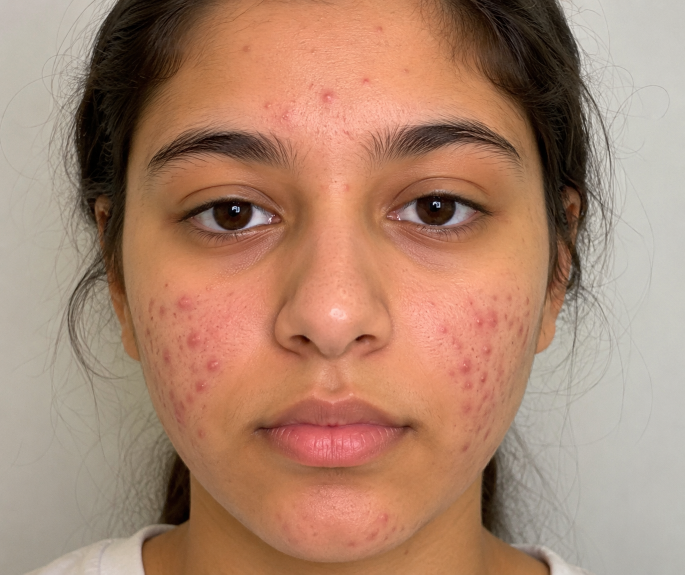
#> input picture face.jpg, 1369 x 1149 px (shown at 1/2 size)
$ python -i skin_analysis.py   (imports and definitions only)
#> lines starting #> are read from the running program, lines starting #| are printed output that depends on the picture; after the words box and inside, x2 and y2 are one past the last pixel; in counts of white or black regions, pixels touching at a corner belong together
import cv2
import numpy as np
import os
import uuid

RESULT_FOLDER = 'results'
# [1 line not run here, left out]

def analyze_skin(image_path):
    """
    ENHANCED skin analysis with:
    - Better acne detection
    - Redness detection
    - Oily skin assessment
    - Dark spot detection
    - Dynamic recommendations based on actual findings
    """
#> called with image_path = 'face.jpg'
    try:
        image = cv2.imread(image_path)
#> image is the input picture: shape (1149, 1369, 3); mean B, G, R 111.1, 132.9, 170.5
        if image is None:
            print(f"Cannot read image: {image_path}")
            return None

        original = image.copy()
        H, W = image.shape[:2]
#> H = 1149; W = 1369

        # ── Face Detection ──────────────────────────────
        gray = cv2.cvtColor(image, cv2.COLOR_BGR2GRAY)
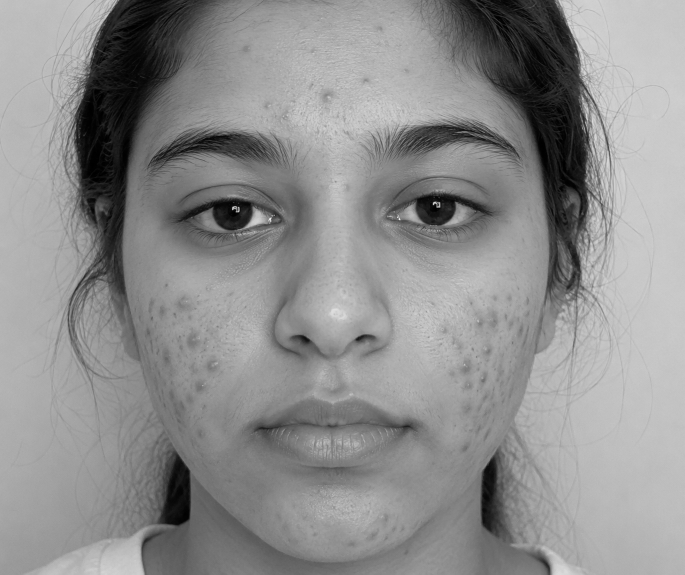
#> gray: shape (1149, 1369) (shown at 1/2 size); min 0, max 251, mean 141.6
        cascade_path = cv2.data.haarcascades + 'haarcascade_frontalface_default.xml'
        face_cascade = cv2.CascadeClassifier(cascade_path)
        faces = face_cascade.detectMultiScale(gray, scaleFactor=1.1, minNeighbors=4, minSize=(60,60))
#> faces = [[183, 66, 961, 961]]

        if len(faces) > 0:
            faces = sorted(faces, key=lambda f: f[2]*f[3], reverse=True)
            x, y, w, h = faces[0]
#> x = 183; y = 66; w = 961; h = 961
            pad = 15
            x1 = max(0, x - pad);  y1 = max(0, y - pad)
#> after `x1 = max(0, x - pad)`: x1 = 168
#> after `y1 = max(0, y - pad)`: y1 = 51
            x2 = min(W, x+w+pad);  y2 = min(H, y+h+pad)
#> after `x2 = min(W, x + w + pad)`: x2 = 1159
#> after `y2 = min(H, y + h + pad)`: y2 = 1042
            face_region = image[y1:y2, x1:x2]
            face_found = True
        else:
            x1,y1,x2,y2 = 0,0,W,H
            face_region = image
            face_found = False

        # ── CONVERT TO HSV ─────────────────────────────
        hsv = cv2.cvtColor(face_region, cv2.COLOR_BGR2HSV)
#> hsv: shape (991, 991, 3); mean H, S, V 12.8, 123.4, 167.5

        # ── ACNE DETECTION (Red regions) ────────────────
        lower_red1 = np.array([0,   40, 40])
        upper_red1 = np.array([12, 255, 255])
        mask_acne1 = cv2.inRange(hsv, lower_red1, upper_red1)
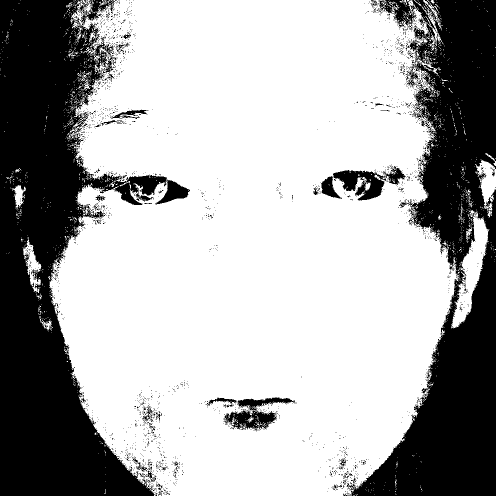
#> mask_acne1: shape (991, 991) (shown at 1/2 size); 67.5% white; 2345 black regions (2286 under 20 px), largest, box (x1, y1, x2, y2) and area: (0, 0, 334, 991) 166901, (694, 0, 991, 991) 131866, (666, 332, 811, 401) 4151

        lower_red2 = np.array([158, 40, 40])
        upper_red2 = np.array([180, 255, 255])
        mask_acne2 = cv2.inRange(hsv, lower_red2, upper_red2)
#> mask_acne2: shape (991, 991); 0.51% white; 172 white regions (163 under 20 px), largest, box (x1, y1, x2, y2) and area: (447, 795, 590, 862) 3719, (412, 795, 474, 814) 343, (355, 371, 380, 397) 208

        mask_acne = cv2.bitwise_or(mask_acne1, mask_acne2)
#> mask_acne: shape (991, 991); 68% white; 2238 black regions (2181 under 20 px), largest, box (x1, y1, x2, y2) and area: (0, 0, 334, 991) 166855, (694, 0, 991, 991) 131866, (666, 332, 811, 400) 4032

        # ── OILY SKIN DETECTION (High saturation) ──────
        lower_oily = np.array([0, 100, 80])    # High saturation = oily
        upper_oily = np.array([180, 255, 255])
        mask_oily = cv2.inRange(hsv, lower_oily, upper_oily)
#> mask_oily: shape (991, 991); 72.4% white; 528 black regions (463 under 20 px), largest, box (x1, y1, x2, y2) and area: (0, 0, 213, 991) 121461, (773, 0, 991, 991) 108357, (624, 327, 814, 406) 8572

        # ── DARK SPOTS (Low brightness) ────────────────
        lower_dark = np.array([0, 0, 0])
        upper_dark = np.array([180, 255, 80])   # Low V = dark
        mask_dark = cv2.inRange(hsv, lower_dark, upper_dark)
#> mask_dark: shape (991, 991); 12.9% white; 175 white regions (156 under 20 px), largest, box (x1, y1, x2, y2) and area: (0, 0, 203, 532) 49930, (773, 0, 991, 529) 47834, (149, 852, 213, 991) 6450

        # ── REDNESS DETECTION (High red, low blue) ─────
        b, g, r = cv2.split(face_region)
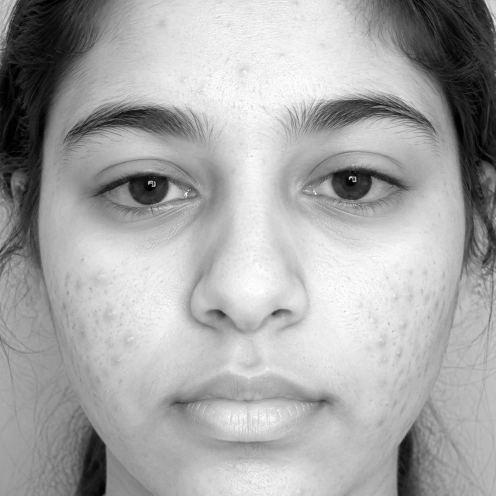
#> r: shape (991, 991) (shown at 1/2 size); min 0, max 255, mean 167.4
        redness = cv2.subtract(r, cv2.add(b, g) // 2)
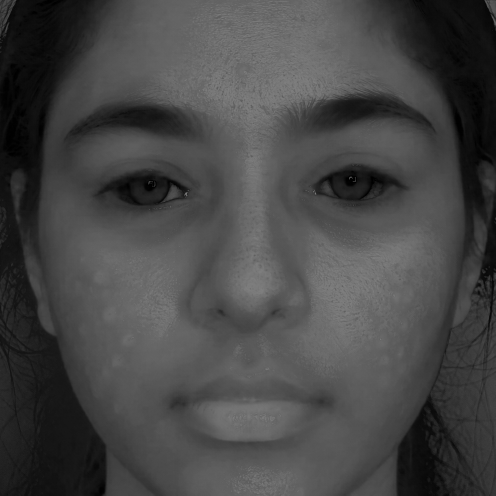
#> redness: shape (991, 991) (shown at 1/2 size); min 0, max 128, mean 70.2
        _, mask_redness = cv2.threshold(redness, 30, 255, cv2.THRESH_BINARY)
#> mask_redness: shape (991, 991); 82.2% white; 272 black regions (235 under 20 px), largest, box (x1, y1, x2, y2) and area: (0, 0, 212, 991) 96547, (796, 0, 991, 468) 42826, (794, 788, 924, 991) 14251

        # ── MORPHOLOGICAL OPERATIONS ────────────────────
        k = np.ones((3,3), np.uint8)
        mask_acne = cv2.morphologyEx(mask_acne, cv2.MORPH_OPEN, k, iterations=1)
#> mask_acne: shape (991, 991); 65.9% white; 825 black regions (787 under 20 px), largest, box (x1, y1, x2, y2) and area: (0, 0, 375, 991) 179443, (683, 0, 991, 991) 144598, (666, 329, 813, 400) 4616
        mask_acne = cv2.morphologyEx(mask_acne, cv2.MORPH_CLOSE, k, iterations=1)
#> mask_acne: shape (991, 991); 66.4% white; 81 black regions (31 under 20 px), largest, box (x1, y1, x2, y2) and area: (0, 0, 333, 991) 176505, (687, 0, 991, 991) 142945, (666, 333, 811, 400) 4517
        mask_acne = cv2.dilate(mask_acne, k, iterations=1)
#> mask_acne: shape (991, 991); 67.7% white; 118 black regions (94 under 20 px)

        # ── COUNT ACNE SPOTS ────────────────────────────
        acne_contours, _ = cv2.findContours(mask_acne, cv2.RETR_EXTERNAL, cv2.CHAIN_APPROX_SIMPLE)
#> acne_contours = 69 contours, 14 with area under 20; largest, box (x1, y1, x2, y2) and area: (99, 0, 915, 991) 653514, (904, 420, 977, 657) 6619, (953, 320, 991, 411) 2078, (46, 483, 83, 545) 1060, (823, 17, 857, 67) 680
        valid_acne = [c for c in acne_contours if cv2.contourArea(c) > 25]
#> valid_acne = 44 contours; largest, box (x1, y1, x2, y2) and area: (99, 0, 915, 991) 653514, (904, 420, 977, 657) 6619, (953, 320, 991, 411) 2078, (46, 483, 83, 545) 1060, (823, 17, 857, 67) 680
        acne_count = len(valid_acne)
#> acne_count = 44

        # ── ASSESS SKIN CONDITIONS ──────────────────────
        face_h, face_w = face_region.shape[:2]
#> face_h = 991; face_w = 991
        face_area = face_h * face_w
#> face_area = 982081

        # Oiliness percentage
        oily_pixels = cv2.countNonZero(mask_oily)
#> oily_pixels = 711314
        oiliness_percent = (oily_pixels / face_area) * 100 if face_area > 0 else 0
#> oiliness_percent = 72.43

        # Dark spots
        dark_contours, _ = cv2.findContours(mask_dark, cv2.RETR_EXTERNAL, cv2.CHAIN_APPROX_SIMPLE)
#> dark_contours = 167 contours, 151 with area under 20; largest, box (x1, y1, x2, y2) and area: (0, 0, 203, 532) 49274, (773, 0, 991, 529) 47018, (149, 852, 213, 991) 6314, (187, 346, 345, 410) 4960, (653, 336, 814, 400) 4880
        dark_spots = [c for c in dark_contours if 40 < cv2.contourArea(c) < 800]
#> dark_spots = 6 contours; box (x1, y1, x2, y2) and area: (432, 620, 451, 634) 114, (837, 228, 863, 254) 88, (331, 232, 358, 256) 82, (986, 375, 991, 411) 76, (349, 803, 377, 809) 50, (544, 620, 559, 629) 41
        dark_spot_count = len(dark_spots)
#> dark_spot_count = 6

        # Redness level
        redness_pixels = cv2.countNonZero(mask_redness)
#> redness_pixels = 807214
        redness_percent = (redness_pixels / face_area) * 100 if face_area > 0 else 0
#> redness_percent = 82.19

        # ── DRAW RESULT IMAGE ──────────────────────────
        result = original.copy()

        if face_found:
            cv2.rectangle(result, (x1,y1), (x2,y2), (50,220,50), 2)
#> result: shape (1149, 1369, 3); 0.76% of pixels changed, all inside (x1, y1, x2, y2) = (167, 50, 1161, 1044)
            cv2.putText(result, 'Face', (x1, y1-8),
                        cv2.FONT_HERSHEY_SIMPLEX, 0.55, (50,220,50), 2)
#> result: shape (1149, 1369, 3); mean B, G, R 110.7, 133.7, 169.8

        # Draw acne spots (RED circles)
        for cnt in valid_acne:
            (cx,cy), r = cv2.minEnclosingCircle(cnt)
            cx = int(cx)+x1;  cy = int(cy)+y1;  r = max(int(r),3)
            cv2.circle(result, (cx,cy), int(r)+4, (30,30,220), 2)
            cv2.circle(result, (cx,cy), 3, (30,30,220), -1)
#> this loop made 44 passes
#> (cx, cy, r) on passes 1 to 12: (329, 846, 4), (265, 701, 9), (240, 630, 7), (238, 609, 14), (235, 564, 32), (1107, 511, 4), (1146, 477, 3), (1094, 589, 119), (340, 473, 4), (1147, 464, 7), (204, 443, 23), (445, 431, 12)
#> (cnt, cx, cy, r) on pass 32: ([[148, 44], [148, 52], [152, 52], [152, 44]], 318, 99, 4)
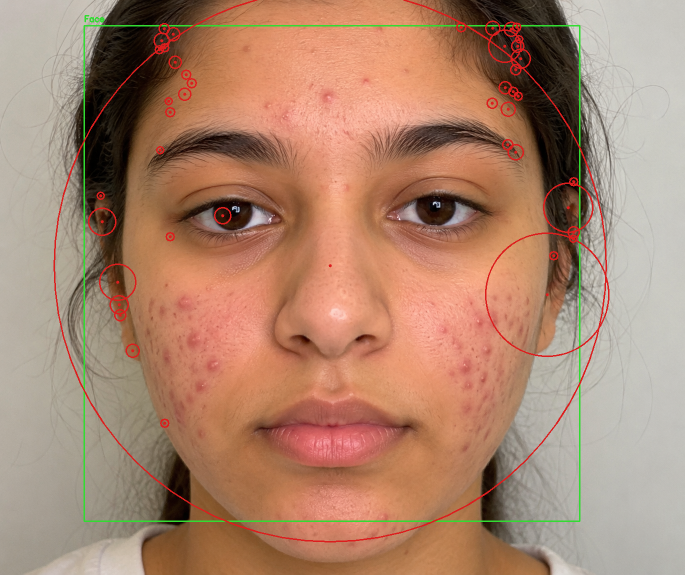
#> result: shape (1149, 1369, 3) (shown at 1/2 size); mean B, G, R 110.1, 132.7, 171.2

        # Draw dark spots (BLUE circles - smaller)
        for cnt in dark_spots:
            (cx,cy), r = cv2.minEnclosingCircle(cnt)
            cx = int(cx)+x1;  cy = int(cy)+y1;  r = max(int(r),2)
            cv2.circle(result, (cx,cy), int(r)+2, (220,140,30), 1)
#> this loop made 6 passes
#> (cx, cy, r) on passes 1 to 6: (530, 856, 13), (719, 675, 8), (609, 677, 10), (1156, 443, 17), (512, 295, 16), (1017, 291, 16)
#> result: shape (1149, 1369, 3); 0.03% of pixels changed, all inside (x1, y1, x2, y2) = (494, 273, 1176, 872)

        # ── CALCULATE SCORE ────────────────────────────
        base_score = 100
        base_score -= acne_count * 4
#> base_score = -76
        base_score -= dark_spot_count * 1
#> base_score = -82
        base_score -= int(redness_percent / 2)
#> base_score = -123
        base_score -= int(oiliness_percent / 5)
#> base_score = -137
        skin_score = max(0, min(100, base_score))
#> skin_score = 0

        # ── DETERMINE SEVERITY ──────────────────────────
        if acne_count == 0 and redness_percent < 10:
            severity = 'Clear'
        elif acne_count <= 5 and redness_percent < 15:
            severity = 'Mild'
        elif acne_count <= 15 or redness_percent < 30:
            severity = 'Moderate'
        else:
            severity = 'Severe'

        # ── OVERLAY BANNER ──────────────────────────────
        banner = np.zeros((65, result.shape[1], 3), dtype=np.uint8)
        banner[:] = (18, 8, 28)

        score_color = (60,210,60) if skin_score>=70 else (60,190,220) if skin_score>=40 else (60,60,210)
#> score_color = (60, 60, 210)
        cv2.putText(banner, f'Score: {skin_score}/100', (10,24),
                    cv2.FONT_HERSHEY_SIMPLEX, 0.7, score_color, 2)
        cv2.putText(banner, f'Acne: {acne_count}  Redness: {redness_percent:.0f}%  Oily: {oiliness_percent:.0f}%  Severity: {severity}', (10,50),
                    cv2.FONT_HERSHEY_SIMPLEX, 0.5, (180,180,180), 1)
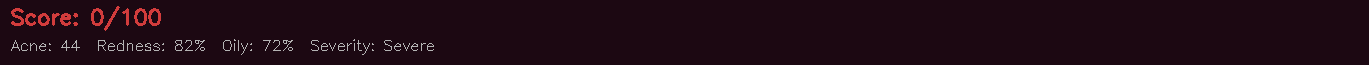
#> banner: shape (65, 1369, 3); mean of channels 0, 1, 2 20, 10.2, 31.4; drawn as B, G, R

        result = np.vstack([banner, result])
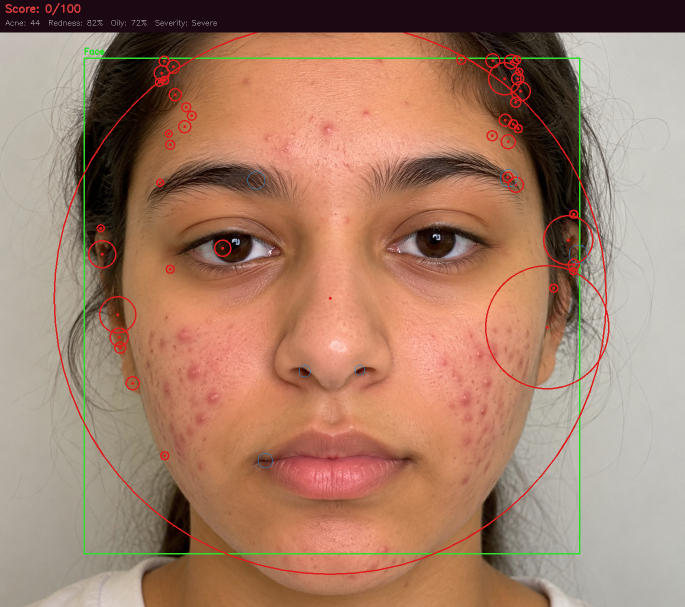
#> result: shape (1214, 1369, 3) (shown at 1/2 size); mean of channels 0, 1, 2 105.3, 126.2, 163.7; drawn as B, G, R

        # ── SAVE RESULT ─────────────────────────────────
        fname = 'result_' + uuid.uuid4().hex + '.jpg'
        fpath = os.path.join(RESULT_FOLDER, fname)
        cv2.imwrite(fpath, result)

        # ── DYNAMIC RECOMMENDATIONS ─────────────────────
        # These NOW CHANGE based on actual detected conditions
        recommendations = get_dynamic_recommendations(
            severity=severity,
            acne_count=acne_count,
            redness_percent=redness_percent,
            oiliness_percent=oiliness_percent,
            dark_spot_count=dark_spot_count,
            skin_score=skin_score
        )
#> recommendations = 8 items

        return {
            'result_path': fpath,
            'skin_score': skin_score,
            'acne_count': acne_count,
            'severity': severity,
            'recommendations': recommendations,
            # NEW: Pass detailed data for context-aware chatbot
            'acne_details': {
                'acne_count': acne_count,
                'redness_percent': float(redness_percent),
                'oiliness_percent': float(oiliness_percent),
                'dark_spot_count': dark_spot_count,
                'severity': severity
            }
        }

    except Exception as e:
        print(f"Analysis error: {e}")
        return None


def get_dynamic_recommendations(severity, acne_count, redness_percent, oiliness_percent, dark_spot_count, skin_score):
    """
    Generate recommendations DYNAMICALLY based on ACTUAL skin analysis results
    NOT static responses
    """
    recommendations = []

    # ── UNIVERSAL BASE (everyone gets these) ────────
    recommendations.append('Drink at least 8 glasses of water daily for hydration')
    recommendations.append('Get 7-8 hours of quality sleep each night')
    recommendations.append('Wash your face gently twice a day with mild cleanser')

    # ── ACNE-SPECIFIC ──────────────────────────────
    if acne_count > 0:
        if acne_count <= 3:
            recommendations.append('Spot-treat with 2% salicylic acid on active pimples')
            recommendations.append('Avoid picking or squeezing — let them heal naturally')
        elif acne_count <= 8:
            recommendations.append('Use salicylic acid cleanser (2%) morning and night')
            recommendations.append('Apply benzoyl peroxide 2.5% to affected areas')
            recommendations.append('Consider switching to non-comedogenic skincare products')
        else:
            recommendations.append('See a dermatologist for prescription acne treatment')
            recommendations.append('Use 10% benzoyl peroxide or higher')
            recommendations.append('Avoid dairy and high-glycemic foods which trigger acne')
            recommendations.append('Never pop pimples — causes scarring and spreads bacteria')

    # ── REDNESS-SPECIFIC ───────────────────────────
    if redness_percent > 15:
        if redness_percent <= 25:
            recommendations.append('Use a gentle, fragrance-free moisturizer to calm redness')
            recommendations.append('Wear SPF 30+ daily to prevent inflammation from UV exposure')
        else:
            recommendations.append('Apply calming ingredients: green tea or niacinamide')
            recommendations.append('Avoid hot water — use lukewarm when cleansing')
            recommendations.append('Stay away from spicy foods which can trigger flushing')
            recommendations.append('Consider a dermatologist visit for persistent redness')

    # ── OILY SKIN-SPECIFIC ─────────────────────────
    if oiliness_percent > 40:
        recommendations.append('Blot with oil-absorbing papers instead of touching your face')
        recommendations.append('Use a mattifying moisturizer (not cream)')
        if acne_count == 0:  # Oily but no acne
            recommendations.append('Lightweight sunscreen (gel or fluid, not cream)')
        recommendations.append('Limit foods high in omega-6 oils')

    # ── DARK SPOT-SPECIFIC ─────────────────────────
    if dark_spot_count > 3:
        recommendations.append('Use products with vitamin C to brighten dark spots')
        recommendations.append('Consistent SPF 30+ daily prevents spot darkening')
        recommendations.append('Consider professional treatments like laser for stubborn spots')

    # ── SEVERITY-BASED ESCALATION ──────────────────
    if severity == 'Severe':
        recommendations.insert(0, '⚠️ Schedule a dermatologist appointment soon')
        recommendations.append('Do not delay treatment — severe acne can cause scarring')
    elif severity == 'Moderate':
        recommendations.insert(0, '📋 Consider professional skincare treatment')
        if acne_count > 8:
            recommendations.append('Combination therapy (cleanser + treatment + moisturizer) works best')

    # ── GENERAL SKIN HEALTH ────────────────────────
    if skin_score >= 80:
        recommendations.insert(0, '✨ Your skin looks great! Keep up your routine')
    elif skin_score < 40:
        recommendations.append('Multiple issues detected — simplify routine, use one treatment at a time')

    return recommendations[:8]  # Return top 8 recommendations (max display)

>>> result = analyze_skin('face.jpg')
#> result = 6 items
